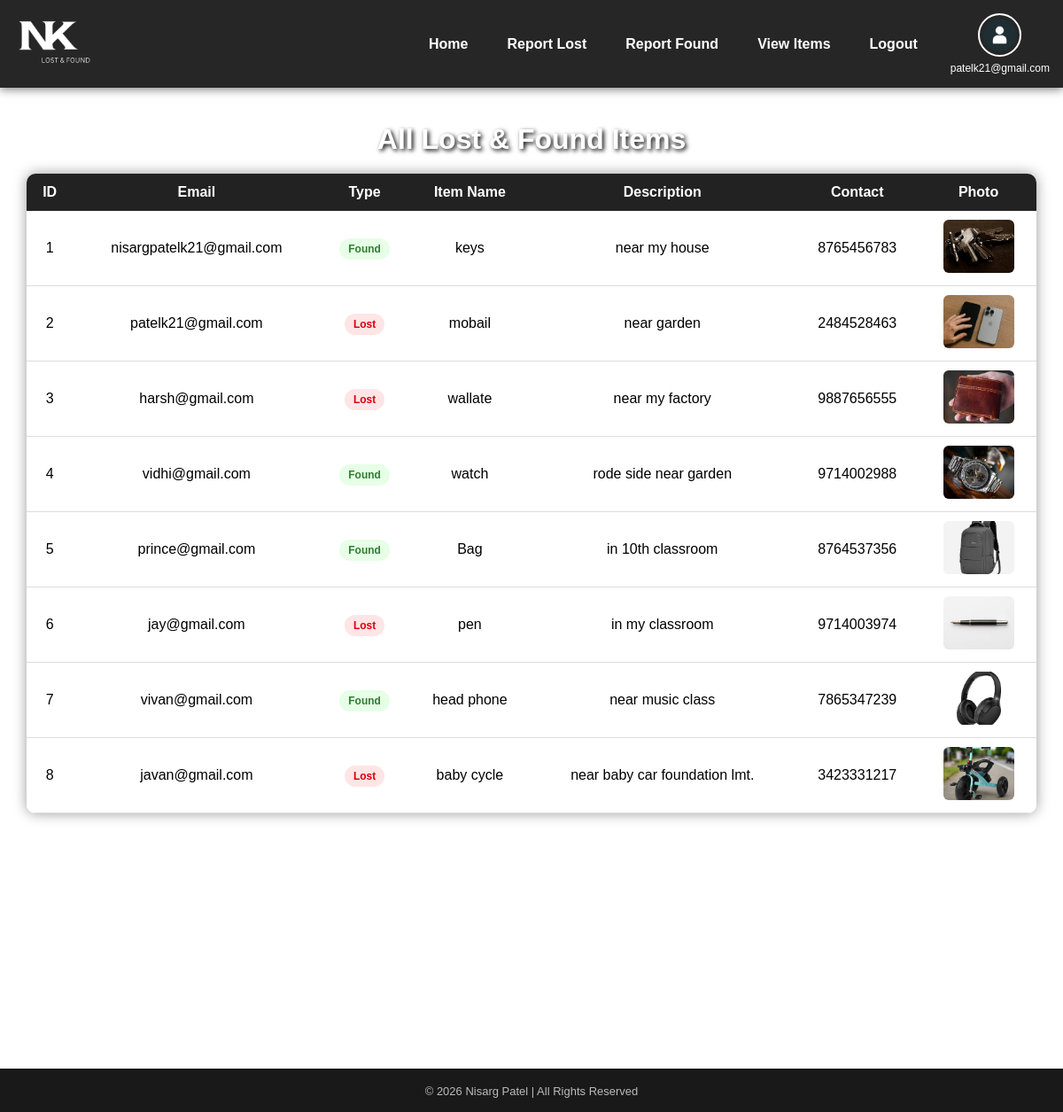
Screenshot of /view_items (signed in) with the database file from the repository.
### tables this page shows
CREATE TABLE items(
            id INTEGER PRIMARY KEY AUTOINCREMENT,
            user_email TEXT,
            item_name TEXT,
            description TEXT,
            type TEXT,
            contact TEXT,
            photo TEXT
        );

### app.py (the view)
@app.route('/view_items')
def view_items():
    if 'user' not in session:
        return redirect('/login')
    conn = sqlite3.connect('database.db')
    items = conn.execute("SELECT * FROM items").fetchall()
    conn.close()
    return render_template('view_items.html', items=items)

### templates/view_items.html (shortened to what this page needs)
<!DOCTYPE html>
<html>
<head>
    <link rel="stylesheet" href="{{ url_for('static', filename='style.css') }}">
</head>
<body>
    <div class="navbar">
        <div class="nav-left">
            <img src="{{ url_for('static', filename='logo.png') }}" class="logo">
        </div>
        <div class="nav-right">
            <a href="/">Home</a>
            {% if 'user' in session %}
            <a href="/report_lost">Report Lost</a>
            <a href="/report_found">Report Found</a>
            <a href="/view_items">View Items</a>
            <a href="/logout">Logout</a>
            <div class="profile-menu">
                <img src="{{ url_for('static', filename='avatar.png') }}" class="avatar">
                <div class="email-below">
                    {{ session['user'] }}
                </div>
            </div>
            {% else %}
                <a href="/signup">Sign Up</a>
                <a href="/login">Login</a>
            {% endif %}
        </div>
    </div>
    <div class="table-container">
        <h2 class="table-title">All Lost & Found Items</h2>
        <table class="modern-table">
            <thead>
                <tr>
                    <th>ID</th>
                    <th>Email</th>
                    <th>Type</th>
                    <th>Item Name</th>
                    <th>Description</th>
                    <th>Contact</th>
                    <th>Photo</th>
                </tr>
            </thead>
            <tbody>
                {% for item in items %}
                <tr>
                    <td>{{ loop.index }}</td>
                    <td>{{ item[1] }}</td>
                    <td>
                        {% if item[4] == 'Lost' %}
                            <span class="badge lost">Lost</span>
                        {% else %}
                            <span class="badge found">Found</span>
                        {% endif %}
                    </td>
                    <td>{{ item[2] }}</td>
                    <td class="desc">{{ item[3] }}</td>
                    <td>{{ item[5] }}</td>
                    <td>
                        <img src="{{ url_for('static', filename='uploads/' + item[6]) }}" class="table-img">
                    </td>
                </tr>
                {% endfor %}
            </tbody>
        </table>
    </div>
    <footer class="footer">
        <p class="copy">© 2026 Nisarg Patel | All Rights Reserved</p>
    </footer>
</body>
</html>

### static/style.css (style rules this page uses)
body { margin: 0; font-family: Arial, sans-serif; background: url("/static/bg2.jpg") no-repeat center center fixed; background-size: cover; color: white; }
.navbar { display: flex; align-items: center; justify-content: space-between; background-color: rgba(0,0,0,0.85); padding: 15px; box-shadow: 0 2px 10px rgba(0,0,0,0.5); }
.navbar a { color: white; text-decoration: none; margin-left: 20px; font-weight: bold; transition: 0.3s ease; padding: 8px 12px; border-radius: 5px; }
.logo { height: 65px; }
.nav-right { display: flex; align-items: center; }
.profile-menu { position: relative; margin-left: 25px; display: flex; flex-direction: column; align-items: center; }
.avatar { width: 45px; height: 45px; border-radius: 50%; cursor: pointer; object-fit: cover; border: 2px solid white; transition: 0.3s; }
.email-below { font-size: 12px; color: white; margin-top: 6px; text-align: center; max-width: 120px; word-break: break-word; }
.table-container { width: 95%; margin: 40px auto; }
.table-title { text-align: center; margin-bottom: 20px; font-size: 32px; text-shadow: 2px 2px 5px black; }
.modern-table { width: 100%; border-collapse: collapse; background: rgba(255,255,255,0.95); border-radius: 10px; overflow: hidden; box-shadow: 0 0 15px rgba(0,0,0,0.4); color: black; }
.modern-table thead { background: #222; color: white; }
.modern-table th { padding: 12px; text-align: center; }
.desc { max-width: 250px; word-break: break-word; }
.modern-table td { padding: 10px; text-align: center; border-bottom: 1px solid #ddd; }
.table-img { width: 80px; height: 60px; object-fit: cover; border-radius: 6px; }
.badge { padding: 5px 10px; border-radius: 15px; font-size: 12px; font-weight: bold; }
.lost { background: #ffe5e5; color: #d8000c; }
.found { background: #e6ffe6; color: #2e7d32; }
.footer { background-color: rgba(0, 0, 0, 0.9); color: white; text-align: center; padding: 3px 5px; margin-top: 24%; }
.copy { margin-top: 15px; font-size: 13px; opacity: 0.7; }

### rows the page displays
items: user "patelk21@gmail.com", user_email "patelk21@gmail.com", type "Lost", item_name "mobail", description "near garden", contact "2484528463", photo (picture)
items: user_email "nisargpatelk21@gmail.com", type "Found", item_name "keys", description "near my house", contact "8765456783", photo (picture)
items: user_email "harsh@gmail.com", type "Lost", item_name "wallate", description "near my factory", contact "9887656555", photo (picture)
items: user_email "vidhi@gmail.com", type "Found", item_name "watch", description "rode side near garden", contact "9714002988", photo (picture)
items: user_email "prince@gmail.com", type "Found", item_name "Bag", description "in 10th classroom", contact "8764537356", photo (picture)
items: user_email "jay@gmail.com", type "Lost", item_name "pen", description "in my classroom", contact "9714003974", photo (picture)
items: user_email "vivan@gmail.com", type "Found", item_name "head phone", description "near music class", contact "7865347239", photo (picture)
items: user_email "javan@gmail.com", type "Lost", item_name "baby cycle", description "near baby car foundation lmt.", contact "3423331217", photo (picture)
